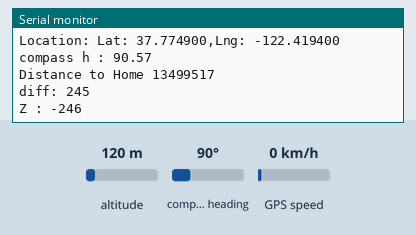
Bench run of a sketch on a simulated ESP32. Parts: the last lines printed to the serial monitor. The test bench sets the inputs (shaded band); at power-on: compass heading 90°, altitude 120 m, GPS speed 0 km/h. The GPS gets a fix after 3 s at 37.7749, -122.4194 with 8 satellites.

Above: at 4.2 s.
4.3 s: compass heading set to 7°
At 5.6 s:
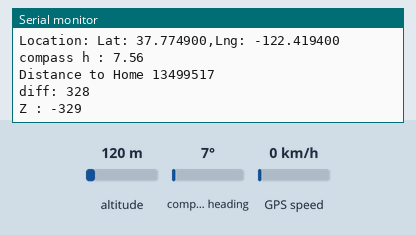
5.8 s: compass heading set to 180°
At 6.6 s:
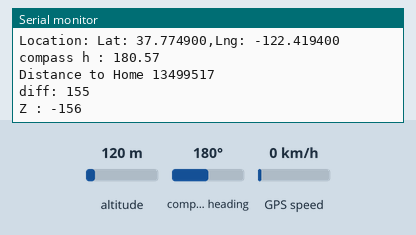
Timing chart, 0 to 8.8 s (numbered marks = the images above; inputs shaded):
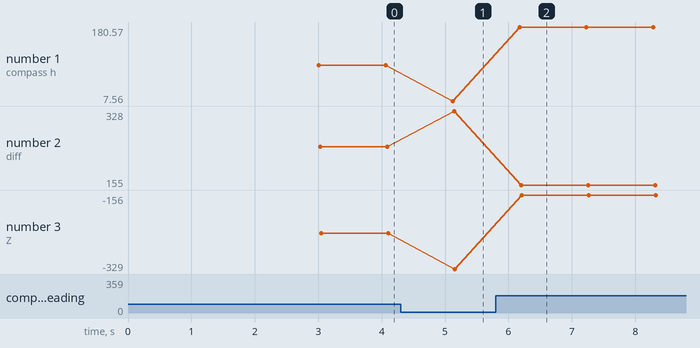

Measured:
- after the input at 4.3 s, the serial monitor: prints a new line after 0.82 s (image 1)
- after the input at 5.8 s, the serial monitor: prints a new line after 0.37 s (image 2)
- plotted number 1: 90.57 → 7.56 after the input at 4.3 s, 7.56 → 180.57 after the input at 5.8 s
- plotted number 2: 245 → 328 after the input at 4.3 s, 328 → 155 after the input at 5.8 s
- plotted number 3: -246 → -329 after the input at 4.3 s, -329 → -156 after the input at 5.8 s

The sketch:

gps.ino
```cpp
#include <TinyGPSPlus.h>
#include <Wire.h>
#include <Adafruit_Sensor.h>
#include <Adafruit_HMC5883_U.h>
#include <WiFi.h>
// The TinyGPSPlus object
TinyGPSPlus gps;
Adafruit_HMC5883_Unified mag = Adafruit_HMC5883_Unified(12345);

float head_to_lat = 17.581651;
float head_to_lan = 78.121667;
float compass_heading;

void getcompass(){
  sensors_event_t event;
  mag.getEvent(&event);
  float heading = atan2(event.magnetic.y, event.magnetic.x);
  float declinationAngle = 0.0098960169;
  heading += declinationAngle;
  if(heading < 0)
      heading += 2*PI;

    // Check for wrap due to addition of declination.
  if(heading > 2*PI)
     heading -= 2*PI;

  // Convert radians to degrees for readability.
  compass_heading = heading * 180/M_PI;
}

void setup() {
  Serial.begin(9600);
  Serial1.begin(9600);
  Serial2.begin(9600);
  delay(3000);
  if(!mag.begin())
  {
    /* There was a problem detecting the HMC5883 ... check your connections */
    Serial.println("Ooops, no HMC5883 detected ... Check your wiring!");
    while(1);
  }

}
void loop() {
  //updateSerial();
  while (Serial2.available() > 0)
    if (gps.encode(Serial2.read()))
    {
      displayInfo();
      gps_info();
    }
  if (millis() > 5000 && gps.charsProcessed() < 10)
  {
    Serial.println(F("No GPS detected: check wiring."));
    while (true)
      ;
  }
  delay(1000);
}
int number_of_stats = 0;
unsigned long Distance_To_Home;
unsigned long courseToDestination;
void gps_info()
{
   //Number_of_SATS = (int)(gps.satellites.value());         //Query Tiny GPS for the number of Satellites Acquired
        Distance_To_Home = TinyGPSPlus::distanceBetween(gps.location.lat(),gps.location.lng(), head_to_lat, head_to_lan);
        courseToDestination = TinyGPSPlus::courseTo(gps.location.lat(), gps.location.lng(), head_to_lat, head_to_lan );
          //Query Tiny GPS for Distance to Destination
        Serial1.print("Lat:");
        Serial1.print(gps.location.lat(),6);
        Serial1.print(" Lon:");
        Serial1.print(gps.location.lng(),6);
        Serial1.print(" ");
        //Serial1.print(Number_of_SATS);
        Serial1.print(" SATs ");
        Serial1.print(Distance_To_Home);
        Serial1.print("m");
getcompass();
Serial.print("compass h : ");
Serial.println(compass_heading);
Serial.print("Distance to Home ");
Serial.println(Distance_To_Home);
Serial.print("diff: ");
int a = (courseToDestination - compass_heading) ;
Serial.println(a);
int x = (courseToDestination - 360);
int y = (compass_heading - x) ;
int z = (y -360) ;
Serial.print("Z : ");
Serial.println(z);
delay(1000);
}
void displayInfo()
{
  Serial.print(F("Location: "));
  if (gps.location.isValid()) {
    Serial.print("Lat: ");
    Serial.print(gps.location.lat(), 6);
    Serial.print(F(","));
    Serial.print("Lng: ");
    Serial.print(gps.location.lng(), 6);
    Serial.println();
  }
  else
  {
    Serial.print(F("INVALID\n"));
  }
}

void updateSerial()
{
  delay(500);
  while (Serial.available())
  {
    Serial2.write(Serial.read());  //Forward what Serial received to Software Serial Port
  }
  while (Serial2.available())
  {
    Serial.write(Serial2.read());  //Forward what Software Serial received to Serial Port
  }
}
```
